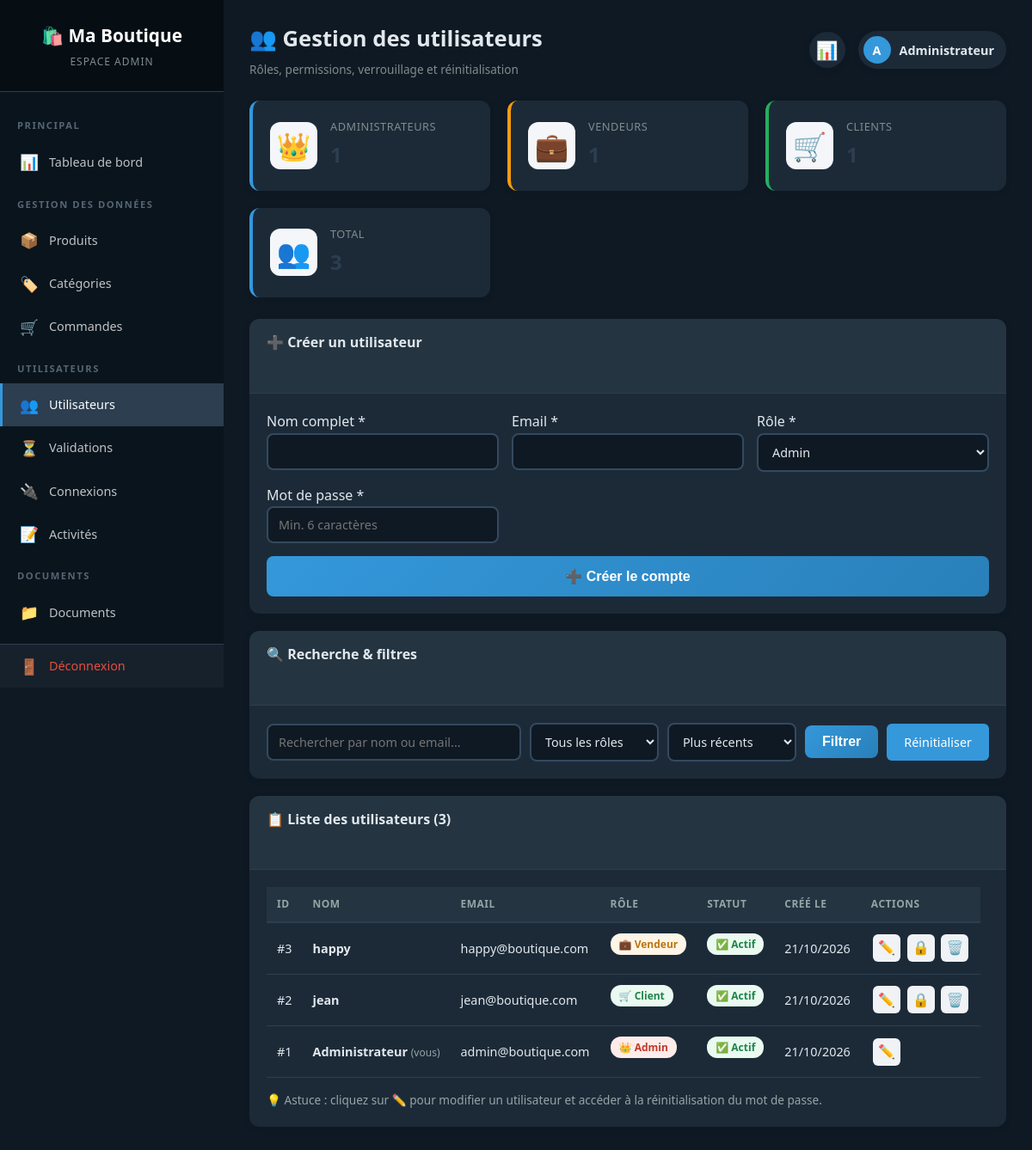
Page /admin/users.php (signed in) on the committed database.
### tables this page shows
CREATE TABLE `utilisateurs` (
  `id` int(11) NOT NULL AUTO_INCREMENT,
  `nom` varchar(100) NOT NULL,
  `email` varchar(150) NOT NULL,
  `mot_de_passe` varchar(255) NOT NULL,
  `role` enum('admin','vendeur','client') DEFAULT 'client',
  `theme` enum('clair','sombre') DEFAULT NULL,
  `statut` enum('actif','en_attente','rejete') DEFAULT 'actif',
  `tentatives_connexion` int(11) DEFAULT 0,
  `verrouille_jusqua` datetime DEFAULT NULL,
  `double_auth_secret` varchar(255) DEFAULT NULL,
  `cree_le` timestamp NULL DEFAULT current_timestamp(),
  `date_validation` datetime DEFAULT NULL,
  `valide_par` int(11) DEFAULT NULL,
  PRIMARY KEY (`id`),
  UNIQUE KEY `email` (`email`)
);

### config/init.php (called while the page is built, shortened)
<?php
function param(string $cle, $defaut = null) {
    return $GLOBALS['parametres'][$cle] ?? $defaut;
}
?>

### admin/users.php (the view, shortened to what this page needs)
<?php
require_once '../config/init.php';
$roles_valides = ['admin', 'vendeur', 'client'];
$recherche = trim($_GET['recherche'] ?? '');
$tri = $_GET['tri'] ?? 'recent';
$sql = "SELECT id, nom, email, role, tentatives_connexion, verrouille_jusqua, cree_le FROM utilisateurs WHERE 1=1";
$params = [];
switch ($tri) {
    default:         $sql .= " ORDER BY cree_le DESC"; break;
}
$stmt = $pdo->prepare($sql);
$stmt->execute($params);
$users = $stmt->fetchAll();
$user_edit = null;
$stats_roles = $pdo->query("SELECT role, COUNT(*) AS nb FROM utilisateurs GROUP BY role")->fetchAll();
$stats = ['admin' => 0, 'vendeur' => 0, 'client' => 0];
foreach ($stats_roles as $s) $stats[$s['role']] = (int)$s['nb'];
?>
<!DOCTYPE html>
<html lang="fr" data-theme="<?= htmlspecialchars(param('theme', 'clair'), ENT_QUOTES, 'UTF-8') ?>">
<head>
    <link rel="stylesheet" href="../assets/style.css">
    <link rel="stylesheet" href="../assets/admin.css">
    <link rel="stylesheet" href="../assets/theme.css">
</head>
<body class="admin-body">
<?php include __DIR__ . '/../includes/sidebar.php'; ?>
<main class="admin-main">
    <header class="admin-topbar">
        <div>
            <h1>👥 Gestion des utilisateurs</h1>
            <p class="topbar-subtitle">Rôles, permissions, verrouillage et réinitialisation</p>
        </div>
        <div class="topbar-actions">
            <a href="dashboard.php" class="topbar-icon" title="Dashboard">📊</a>
            <div class="topbar-user">
                <span class="avatar"><?= strtoupper(substr($_SESSION['nom'], 0, 1)) ?></span>
                <span><?= htmlspecialchars($_SESSION['nom']) ?></span>
            </div>
        </div>
    </header>
    <section class="stats-grid">
        <div class="stat-card stat-blue">
            <div class="stat-icon">👑</div>
            <div class="stat-content">
                <p class="stat-label">Administrateurs</p>
                <h3 class="stat-value"><?= $stats['admin'] ?></h3>
            </div>
        </div>
        <div class="stat-card stat-orange">
            <div class="stat-icon">💼</div>
            <div class="stat-content">
                <p class="stat-label">Vendeurs</p>
                <h3 class="stat-value"><?= $stats['vendeur'] ?></h3>
            </div>
        </div>
        <div class="stat-card stat-green">
            <div class="stat-icon">🛒</div>
            <div class="stat-content">
                <p class="stat-label">Clients</p>
                <h3 class="stat-value"><?= $stats['client'] ?></h3>
            </div>
        </div>
        <div class="stat-card stat-blue">
            <div class="stat-icon">👥</div>
            <div class="stat-content">
                <p class="stat-label">Total</p>
                <h3 class="stat-value"><?= array_sum($stats) ?></h3>
            </div>
        </div>
    </section>
    <section class="card">
        <div class="card-header">
            <h2><?= $user_edit ? '✏️ Modifier l\'utilisateur' : '➕ Créer un utilisateur' ?></h2>
        </div>
        <div class="card-body">
            <form method="POST" action="users.php" class="form-grid">
                <div class="form-group">
                    <label for="nom">Nom complet *</label>
                    <input type="text" id="nom" name="nom" required
                           value="<?= htmlspecialchars($user_edit['nom'] ?? '') ?>">
                </div>
                <div class="form-group">
                    <label for="email">Email *</label>
                    <input type="email" id="email" name="email" required
                           value="<?= htmlspecialchars($user_edit['email'] ?? '') ?>">
                </div>
                <div class="form-group">
                    <label for="role">Rôle *</label>
                    <select id="role" name="role" required>
                        <?php foreach ($roles_valides as $r): ?>
                            <option value="<?= $r ?>" <?= (isset($user_edit['role']) && $user_edit['role'] === $r) ? 'selected' : '' ?>>
                                <?= ucfirst($r) ?>
                            </option>
                        <?php endforeach; ?>
                    </select>
                </div>
                <?php if (!$user_edit): ?>
                <div class="form-group">
                    <label for="password">Mot de passe *</label>
                    <input type="password" id="password" name="password" required minlength="6" placeholder="Min. 6 caractères">
                </div>
                <?php endif; ?>
                <div class="form-group form-group-full">
                    <button type="submit" class="btn-submit">
                        <?= $user_edit ? '💾 Enregistrer' : '➕ Créer le compte' ?>
                    </button>
                </div>
            </form>
        </div>
    </section>
    <section class="card">
        <div class="card-header">
            <h2>🔍 Recherche & filtres</h2>
        </div>
        <div class="card-body">
            <form method="GET" action="users.php" class="filters-bar">
                <input type="text" name="recherche" placeholder="Rechercher par nom ou email..."
                       value="<?= htmlspecialchars($recherche) ?>">
                <select name="role">
                    <option value="">Tous les rôles</option>
                </select>
                <select name="tri">
                    <option value="recent"   <?= $tri === 'recent'   ? 'selected' : '' ?>>Plus récents</option>
                </select>
                <button type="submit" class="btn-submit">Filtrer</button>
                <a href="users.php" class="btn-secondary">Réinitialiser</a>
            </form>
        </div>
    </section>
    <section class="card">
        <div class="card-header">
            <h2>📋 Liste des utilisateurs (<?= count($users) ?>)</h2>
        </div>
        <div class="card-body">
            <?php if (empty($users)): ?>
                <p class="empty">Aucun utilisateur trouvé.</p>
            <?php else: ?>
                <table class="data-table">
                    <thead>
                        <tr>
                            <th>ID</th>
                            <th>Nom</th>
                            <th>Email</th>
                            <th>Rôle</th>
                            <th>Statut</th>
                            <th>Créé le</th>
                            <th>Actions</th>
                        </tr>
                    </thead>
                    <tbody>
                        <?php foreach ($users as $u):
                            $verrouille = !empty($u['verrouille_jusqua']) && strtotime($u['verrouille_jusqua']) > time();
                            $soi_meme = ((int)$u['id'] === (int)$_SESSION['user_id']);
                        ?>
                            <tr>
                                <td>#<?= (int)$u['id'] ?></td>
                                <td>
                                    <strong><?= htmlspecialchars($u['nom']) ?></strong>
                                    <?php if ($soi_meme): ?>
                                        <small class="text-muted">(vous)</small>
                                    <?php endif; ?>
                                </td>
                                <td><?= htmlspecialchars($u['email']) ?></td>
                                <td>
                                    <?php
                                    $badge_class = match($u['role']) {
                                        'admin'   => 'badge-danger',
                                        'vendeur' => 'badge-warning',
                                        default   => 'badge-success'
                                    };
                                    ?>
                                    <span class="badge <?= $badge_class ?>">
                                        <?= $u['role'] === 'admin' ? '👑 ' : ($u['role'] === 'vendeur' ? '💼 ' : '🛒 ') ?>
                                        <?= ucfirst($u['role']) ?>
                                    </span>
                                </td>
                                <td>
                                    <?php if ($verrouille): ?>
                                        <span class="badge badge-danger">🔒 Verrouillé</span>
                                    <?php else: ?>
                                        <span class="badge badge-success">✅ Actif</span>
                                    <?php endif; ?>
                                </td>
                                <td><?= date('d/m/Y', strtotime($u['cree_le'])) ?></td>
                                <td class="actions-cell">
                                    <a href="users.php?edit=<?= (int)$u['id'] ?>" class="btn-icon" title="Modifier">✏️</a>
                                    <?php if ($verrouille): ?>
                                        <a href="users.php?deverrouiller=<?= (int)$u['id'] ?>" class="btn-icon" title="Déverrouiller">🔓</a>
                                    <?php elseif (!$soi_meme): ?>
                                        <a href="users.php?verrouiller=<?= (int)$u['id'] ?>" class="btn-icon" title="Verrouiller"
                                           onclick="return confirm('Verrouiller ce compte pour 24h ?');">🔒</a>
                                    <?php endif; ?>
                                    <?php if (!$soi_meme): ?>
                                        <a href="users.php?supprimer=<?= (int)$u['id'] ?>" class="btn-icon btn-danger" title="Supprimer"
                                           onclick="return confirm('Supprimer définitivement cet utilisateur ?');">🗑️</a>
                                    <?php endif; ?>
                                </td>
                            </tr>
                        <?php endforeach; ?>
                    </tbody>
                </table>
                <p class="text-muted" style="margin-top:15px; font-size:0.85rem;">
                    💡 Astuce : cliquez sur ✏️ pour modifier un utilisateur et accéder à la réinitialisation du mot de passe.
                </p>
            <?php endif; ?>
        </div>
    </section>
</main>
</body>
</html>

### assets/style.css (style rules this page uses)
* { margin: 0; padding: 0; box-sizing: border-box; }
body { font-family: 'Segoe UI', Tahoma, sans-serif; background: #f4f6f9; color: #333; line-height: 1.6; }
a { text-decoration: none; color: inherit; }
section h2 { text-align: center; font-size: 1.8rem; margin-bottom: 30px; color: #2c3e50; }
.badge { display: inline-block; background: #eaf2fb; color: #2980b9; font-size: 0.75rem; padding: 3px 10px; border-radius: 12px; margin-bottom: 10px; }
.btn-secondary { display: inline-block; background: #3498db; color: #fff; padding: 8px 18px; border-radius: 6px; font-size: 0.9rem; transition: background 0.3s; }
.btn-submit { width: 100%; padding: 14px; background: linear-gradient(135deg, #3498db, #2980b9); color: #fff; border: none; border-radius: 8px; font-size: 1rem; font-weight: 700; cursor: pointer; transition: transform 0.2s, box-shadow 0.2s; }
.data-table { display: block; width: 100%; max-width: 100%; overflow-x: auto; overscroll-behavior-x: contain; -webkit-overflow-scrolling: touch; scrollbar-width: thin; }
.data-table th, .data-table td { white-space: nowrap; }

### assets/theme.css (style rules this page uses)
:root, [data-theme="clair"] { --bg-body: #f0f2f5; --bg-card: #ffffff; --bg-sidebar: #1e2a38; --bg-header: #fafbfc; --text-main: #2c3e50; --text-muted: #7f8c8d; --text-sidebar: #bdc3c7; --border-color: #ecf0f1; --accent: #3498db; }
[data-theme="sombre"] { color-scheme: dark; --bg-body: #0f1923; --bg-card: #1c2a38; --bg-sidebar: #0a141c; --bg-header: #253441; --text-main: #e1e8ed; --text-muted: #95a5a6; --text-sidebar: #95a5a6; --border-color: #2c3e50; --accent: #5dade2; }
[data-theme="sombre"] body { background: var(--bg-body); color: var(--text-main); }
[data-theme="sombre"] section h2, [data-theme="sombre"] .feature h3, [data-theme="sombre"] .produit-info h3, [data-theme="sombre"] .auth-card h1, [data-theme="sombre"] .auth-form label, [data-theme="sombre"] .checkbox-label { color: var(--text-main); }
[data-theme="sombre"] .auth-form input, [data-theme="sombre"] input, [data-theme="sombre"] select, [data-theme="sombre"] textarea { background: var(--bg-body); color: var(--text-main); border-color: var(--border-color); }
[data-theme="sombre"] body.admin-body { background: var(--bg-body); }
[data-theme="sombre"] .card, [data-theme="sombre"] .stat-card, [data-theme="sombre"] .topbar-user, [data-theme="sombre"] .topbar-icon { background: var(--bg-card) !important; color: var(--text-main); }
[data-theme="sombre"] .card-header, [data-theme="sombre"] .data-table thead th { background: var(--bg-header) !important; color: var(--text-muted); border-color: var(--border-color); }
[data-theme="sombre"] .data-table tbody td { color: var(--text-main); border-color: var(--border-color); }
[data-theme="sombre"] .admin-topbar h1 { color: var(--text-main); }
[data-theme="sombre"] input, [data-theme="sombre"] select, [data-theme="sombre"] textarea { background: #0f1923; color: var(--text-main); border-color: #34495e; }

### rows in the picture
utilisateurs: id "3", nom "happy", email "happy@boutique.com", role "Vendeur", shows "✅ Actif", cree_le "21/10/2026"
utilisateurs: id "2", nom "jean", email "jean@boutique.com", role "Client", shows "✅ Actif", cree_le "21/10/2026"
utilisateurs: id "1", nom "Administrateur", shows "(vous)", email "admin@boutique.com", role "Admin", shows "✅ Actif", cree_le "21/10/2026"

### other values in the picture
param('nom_boutique', 'Ma Boutique') "Ma Boutique"
substr($_SESSION['nom'], 0, 1) "A"
$_SESSION['nom'] "Administrateur"
$stats['admin'] "1"
$stats['vendeur'] "1"
$stats['client'] "1"
array_sum($stats) "3"
count($users) "3"
form field role "Admin"
